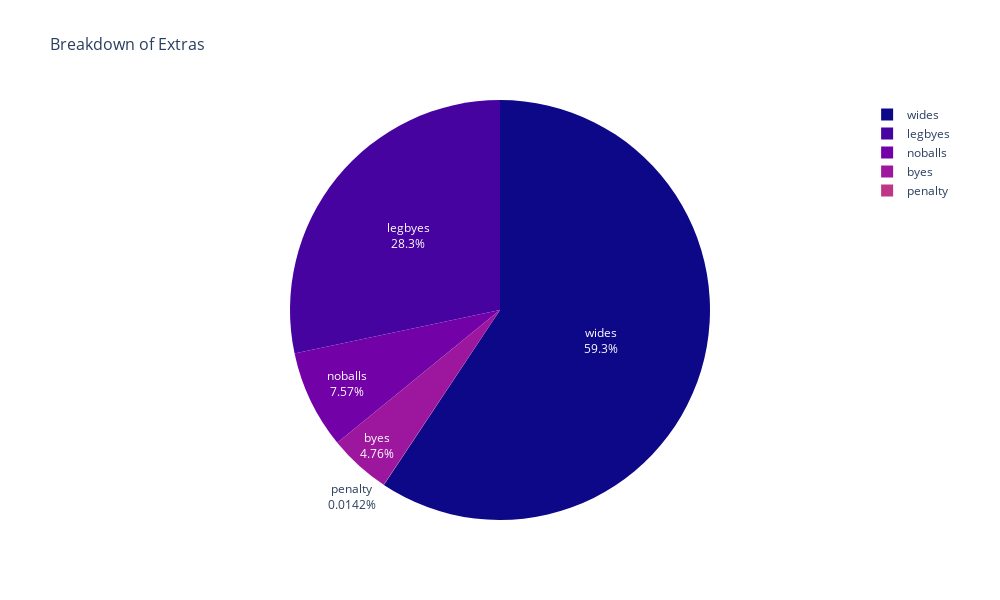

Notebook code cell kept with this figure:
### Markdown cell above
# Extras Breakdown

### Code cell
extras_breakdown = dev['extras_type'].value_counts()
print(extras_breakdown)

extras_df = extras_breakdown.reset_index()
extras_df.columns = ['extras_type', 'count']

fig = px.pie(extras_df, values='count', names='extras_type', 
             title='Breakdown of Extras',
             color_discrete_sequence=px.colors.sequential.Plasma)

fig.update_traces(textinfo='percent+label')
fig.update_layout(width=1000, height=600, title_font_size=16)
fig.show()

### Figure 1 — Plotly figure (JSON) as saved in the notebook; plotly's stock layout.template omitted (floating-point values rounded to 4 significant figures)
{"data": [{"domain": {"x": [0, 1], "y": [0, 1]}, "hovertemplate": "extras_type=%{label}<br>count=%{value}<extra></extra>", "labels": ["wides", "legbyes", "noballs", "byes", "penalty"], "legendgroup": "", "name": "", "showlegend": true, "textinfo": "percent+label", "type": "pie", "values": [8380, 4001, 1069, 673, 2]}], "layout": {"height": 600, "legend": {"tracegroupgap": 0}, "piecolorway": ["#0d0887", "#46039f", "#7201a8", "#9c179e", "#bd3786", "#d8576b", "#ed7953", "#fb9f3a", "#fdca26", "#f0f921"], "title": {"font": {"size": 16}, "text": "Breakdown of Extras"}, "width": 1000}}
